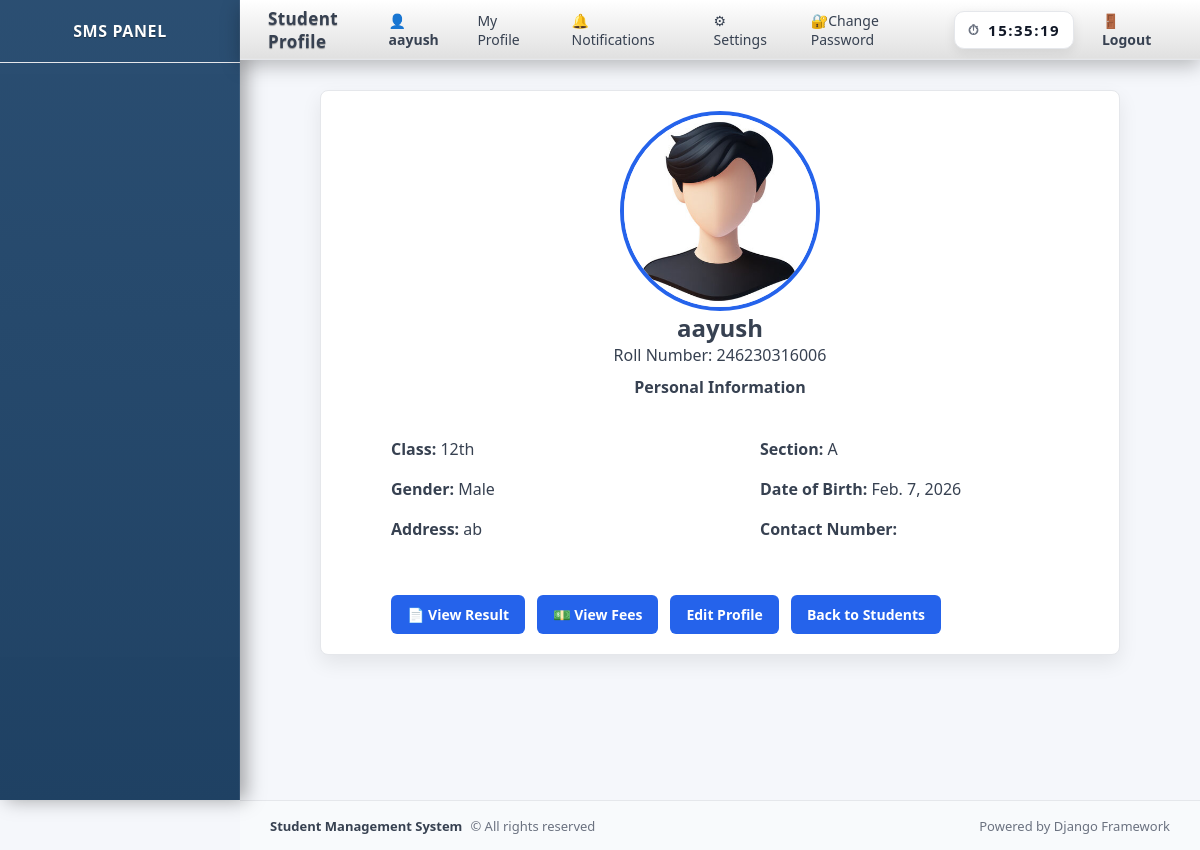
The page /students/3/ (signed in) on the database its author committed.
### school/models.py (models this page shows, shortened)
class Student(models.Model):
    user = models.OneToOneField(User, on_delete=models.CASCADE)
    roll_number = models.IntegerField(unique=True)
    classroom = models.ForeignKey(
        ClassRoom,
        on_delete=models.SET_NULL,
        null=True,
        blank=True,
        related_name="students"
    )
    gender = models.CharField(
        max_length=10,
        choices=[('Male', 'Male'), ('Female', 'Female')]
    )
    profile_image = models.ImageField(
        upload_to = 'student_profiles/',
        default='student_profiles.default.png',
        blank = True,
        null = True
    )
    date_of_birth = models.DateField()
    address = models.TextField()

class ClassRoom(models.Model):
    class_name = models.CharField(max_length=50)
    section = models.CharField(max_length=10)
    class_teacher = models.ForeignKey(
        User,
        on_delete=models.SET_NULL,
        null=True,
        blank=True,
        related_name='class_teacher'
    )
    total_students = models.PositiveIntegerField()
    capacity = models.PositiveIntegerField()
    class meta :
        unique_together = ('class_name', 'section')
        ordering = ('class_name', 'section')

### school/views.py (the view)
# urls.py: path('students/<int:student_id>/', views.student_profile, name="student_profile"),
@login_required
def student_profile(request, student_id):
    student = get_object_or_404(Student, id=student_id)
    if request.user.groups.filter(name='Student').exists():
        if request.user != student.user:
            return HttpResponseForbidden("Access Denied")
    return render(request, 'school/student_profile.html', {
        'student': student
    })

### school/context_processors.py (called while the page is built)
def notification_count(request):
    if request.user.is_authenticated:
        count = Notification.objects.filter(
            user = request.user,
            is_read = False
        ).count()
    else:
        count = 0
    return {'notification_count': count}

def user_roles(request):
    user = request.user
    return {
        'is_admin': user.is_authenticated and (
            user.is_superuser or user.groups.filter(name='Admin').exists()
        ),
        'is_teacher': user.is_authenticated and user.groups.filter(name='Teacher').exists(),
        'is_student': user.is_authenticated and user.groups.filter(name='Student').exists(),
    }

### templates/school/student_profile.html (shortened to what this page needs)
{% extends "school/base.html" %}
{% load static %}
{% block page_title %}Student Profile{% endblock %}
{% block content %}
<div class="card profile-card">
    <div class="profile-header">
        {% if student.profile_image %}
            <div class="profile-avatar">
                <img src="{{ student.profile_image.url }}" alt="Profile Image" class="profile-image">
            </div>
        {% else %}
            <img src="{% static 'school/default_profile.png' %}" alt="Default Profile Image" class="profile-image">
        {% endif %}
        <h2>{{ student.user.username }}</h2>
        <p>Roll Number: {{ student.roll_number }}</p>
        <h3 class="h3">Personal Information</h3>
    </div>
    <div class="profile-info">
        <p><strong>Class:</strong> {{ student.classroom.class_name }}</p>
        <p><strong>Section:</strong> {{ student.classroom.section }}</p>
        <p><strong>Gender:</strong> {{ student.gender }}</p>
        <p><strong>Date of Birth:</strong> {{ student.date_of_birth }}</p>
        <p><strong>Address:</strong> {{ student.address }}</p>
        <p><strong>Contact Number:</strong> {{ student.contact_number }}</p>
    </div>
    <div class="profile-actions">
        <a href="{% url 'view_result_admin' student.id %}" class="btn">
            📄 View Result
        </a>
        <a href="{% url 'view_fee' student.id %}" class="btn">
            💵 View Fees
        <a href="{% url 'update_student' student.id %}" class="btn btn-secondary">
            Edit Profile
        </a>
        <a href="{% url 'view_students' %}" class="btn btn-secondary">
            Back to Students
        </a>
    </div>
</div>
{% endblock %}

### templates/school/base.html (shortened to what this page needs)
<!DOCTYPE html>
<html lang="en">
<head>
    {% load static %}
    <link rel="stylesheet" href="{% static 'school/css/main.css' %}">
</head>
<body class="{% if request.session.dark_mode %}dark-theme{% endif %}">
<div class="layout">
    <div class="sidebar">
        <h2>SMS PANEL</h2>
    </div>
    <div class="main">
        <div class="topbar">
            <h3>{% block page_title %}Dashboard{% endblock %}</h3>
            <div class="user-menu">
                <span class="user-name" style="color: var(--text-secondary);">
                    👤 {{ request.user.username }}
                </span>
                <a href="{% url 'my_profile' %}" class="user-menu-link">My Profile</a>
                <a href="{% url 'notifications' %}" class="user-menu-link nav-icon">
                    🔔 Notifications
                </a>
                <a href="{% url 'settings' %}" class="user-menu-link">⚙ Settings</a>
                <a href="{% url 'change_password' %}" class="user-menu-link">🔐Change Password</a>
                <div class="digital-clock" id="digitalClock">
                </div>
                <a href="{% url 'logout' %}" class="logout-link">🚪 Logout</a>
            </div>
        </div>
        <div class="content">
            {% block content %}{% endblock %}
        </div>
    </div>
</div>
<footer class="footer">
    <div class="footer-left">
        <strong>Student Management System</strong>
        <span>© {{ now|date:"Y" }} All rights reserved</span>
    </div>
    <div class="footer-right">
        <span>Powered by Django Framework</span>
    </div>
</footer>
</body>
</html>

### rows shown on the page
Student: profile_image (placeholder picture), user.username "aayush", roll_number "246230316006", classroom.class_name "12th", classroom.section "A", gender "Male", date_of_birth "Feb. 7, 2026", address "ab"

### other values the page prints
{{ request.user.username }} "aayush"
